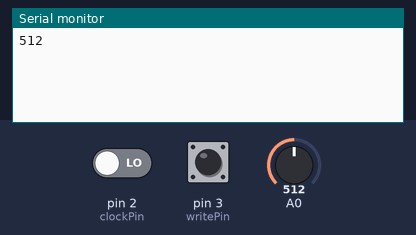
A sketch run on a simulated Arduino Uno, built with avr-gcc and run on an emulated ATmega328P. On the bench: the last lines printed to the serial monitor. The inputs (shaded band) are chosen by the test bench; at power-on: pin 2 (clockPin) LOW, pin 3 (writePin) HIGH, A0 = 512.

Above: at 1.2 s.
1.3 s: pin 2 (clockPin) driven HIGH
At 1.8 s:
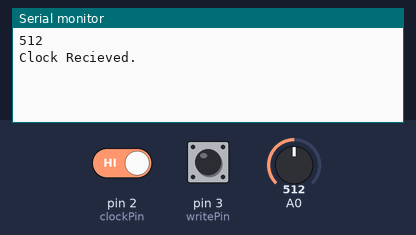
2.8 s: pin 3 (writePin) pulled LOW for 0.15 s
At 4.0 s:
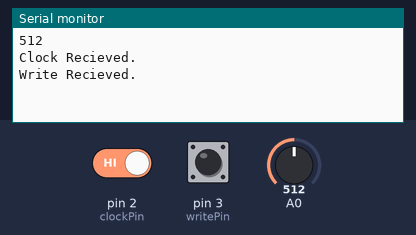
4.4 s: A0 set to 716
At 5.4 s:
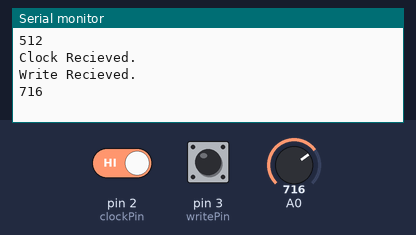
5.9 s: A0 set to 900
At 6.5 s:
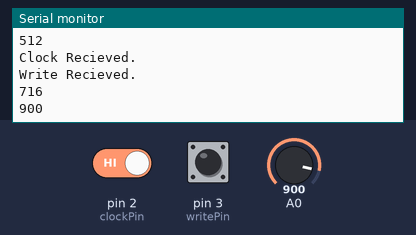

Measured:
- after the input at 1.3 s, the serial monitor: prints a new line at once (image 1)
- after the input at 2.8 s, the serial monitor: prints a new line at once (image 2)
- after the input at 4.4 s, the serial monitor: prints a new line at once (image 3)
- after the input at 5.9 s, the serial monitor: prints a new line at once (image 4)

The sketch:

knob_seq_Interrupt_Test.ino
```cpp
//TODO: TEST THIS.
const byte clockPin = 2;
const byte writePin = 3;
int sensorValue, lastsensorValue;
// the setup routine runs once when you press reset:
void setup() {
  // initialize serial communication at 9600 bits per second:
  Serial.begin(9600);
  //RESET is connect-to-low
  //writePin is all on-board, so we can take it low to trigger
  pinMode(writePin, INPUT_PULLUP);
  attachInterrupt(digitalPinToInterrupt(writePin), writeRoutine,  FALLING);
  //clockPin will take a Eurorack rising voltage, so it doesn't use
  //INPUT_PULLUP and it triggers on the rising voltage
  attachInterrupt(digitalPinToInterrupt(clockPin), clockRoutine, RISING);
}

// the loop routine runs over and over again forever:
void loop() {
  sensorValue = analogRead(A0);
  // print out the value you read:
  if(sensorValue!=lastsensorValue){
    Serial.println(sensorValue);
    lastsensorValue=sensorValue;
  }
  delay(1);        // delay in between reads for stability
}
void clockRoutine(){
  Serial.println("Clock Recieved.");
}

void writeRoutine(){
  Serial.println("Write Recieved.");
}
```
